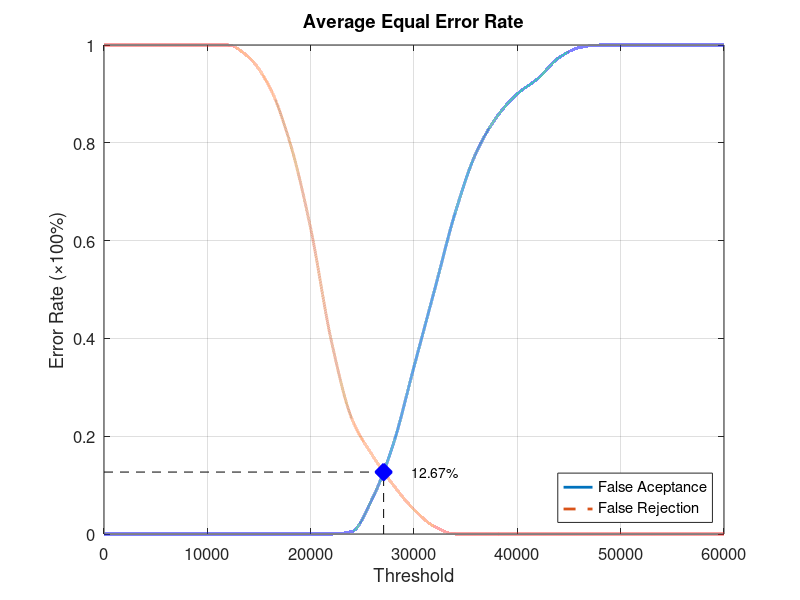
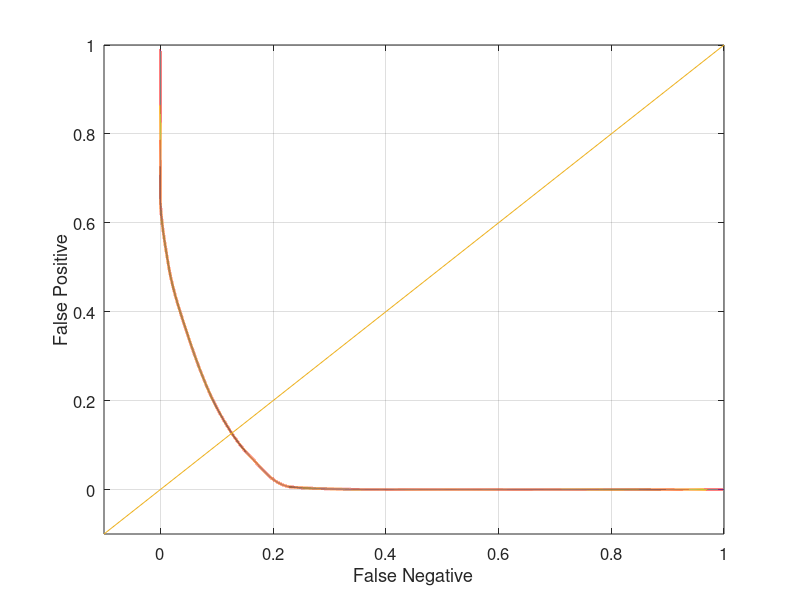

MATLAB code for these plots, in order:
function yEER = Database1_3
close all;
clear;
clc;
x = 0:2000:60000;
xq = 0:0.5:60000;

y0 = [0 0 0 0 0 0 0 0 0 0 0 0 0.00526316 0.0736842 0.184211 0.342105 0.5 0.657895 0.778947 0.852632 0.9 0.931579 0.973684 0.994737 1 1 1 1 1 1 1];
yy0 = interp1(x, y0, xq, 'pchip');
y1 = [1 1 1 1 1 1 1 0.975 0.915 0.8 0.625 0.395 0.235 0.16 0.1 0.05 0.015 0 0 0 0 0 0 0 0 0 0 0 0 0 0];
yy1 = interp1(x, y1, xq, 'pchip');

% Calculating EER: 
y2 = abs(y0 - y1);
find(y2 == min(y2))
yy2 = abs(yy0 - yy1);
xEER = find(yy2 == min(yy2));
xEERIndex = xq(xEER) % X-axis EER
yEER = yy0(xEER) % Y-axis EER

main = figure
plot(xq, yy0,'-','LineWidth', 2);	hold on
plot(xq, yy1,'--','LineWidth', 2);	hold on
plot([xEERIndex xEERIndex], [0 yEER], 'k--');	hold on
plot([0 xEERIndex], [yEER yEER], 'k--');	hold on
plot(xEERIndex, yEER, 'bx', 'LineWidth', 10);	hold on
text(xEERIndex + 10 * xEERIndex / 100, yEER, [num2str(round((10000 * yEER)) / 100) '%'])
legend('False Aceptance', 'False Rejection', 'Location', 'SouthEast')
xlabel('Threshold')
ylabel('Error Rate (\times100%)')
title('Average Equal Error Rate')
set(gca, 'FontSize', 12)
axis([0 60000 0 1])
grid on

print(main, 'Database1_3Main', '-dpng');
FNRxFPR = figure('Color', [1 1 1]);
plot(yy1, yy0, '-', yy1, yy0, 'LineWidth', 2);
hold on
y = -0.1:0.1:1
plot(y, y); 
set(gca, 'FontSize', 12)
xlabel('False Negative')
ylabel('False Positive')
axis([-0.1 1 -0.1 1])
set(gca, 'FontSize', 12)
grid on

print(FNRxFPR, 'Database1_3FNRxFPR','-dpng');
end
